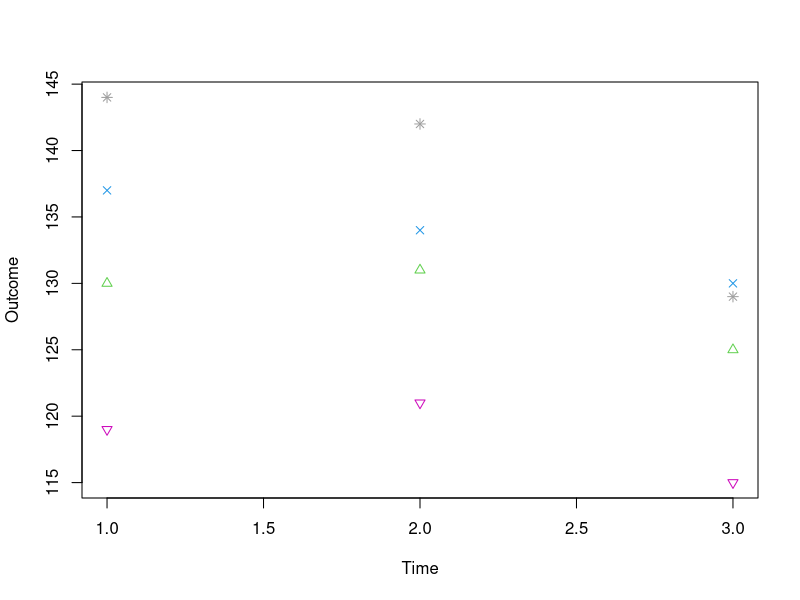

Write the R code that produced this figure.
#  Repeated measures ANOVA
#  One within subject measure and no between subject measures
#  Be sure to run this from the beginning because 
#  otherwise vectors become longer and longer.
# library(car)
# rm(list = ls()) # use this to clear out all variables if you like it clean
##  You want to clear out old variables --with "rm(list = ls())" --
##  before building new ones.

ID <- c('P1','P2','P3','P4')
Before <- c(130,137,119,144)
week2 <- c(131,134,121,142)
week4 <- c(125,130,115,129)

data1 <-data.frame(ID,Before,week2,week4) # make the data frame in wide format
rm('ID','Before','week2','week4') # this just removes the temporary variables we made

# the ANOVA needs data in long format so we use reshape to convert from wide to long
datLong <- reshape(data = data1, varying = 2:4, v.names = "outcome", timevar
                   = "time", idvar = "ID", direction = "long")

# plot the data the data from each person gets it's own symbol
plot(datLong$time, datLong$outcome, pch = c(2,4,6,8), col = c(3,4,6,8), xlab = "Time", ylab = "Outcome")


# Tell R that time and ID should be considerede categories(factors) and not numbers
# If you don't do this R might think you are doing regression instead
datLong$time <- factor(datLong$time)
datLong$ID <- factor(datLong$ID)


# run the anova looking at outcome as a function of time and ID
modelAOV <- aov(outcome~time+Error(ID), data = datLong)
summary(modelAOV)




# Simple ANOVA comparison ----
# Here we just compare the outcomes at the different times
#modelAOV <- aov(outcome~time, data = datLong)
#summary(modelAOV)

# Notice that this is not significant, This is because between subject variability 
# is included in the calculation making the effect much harder to find.



